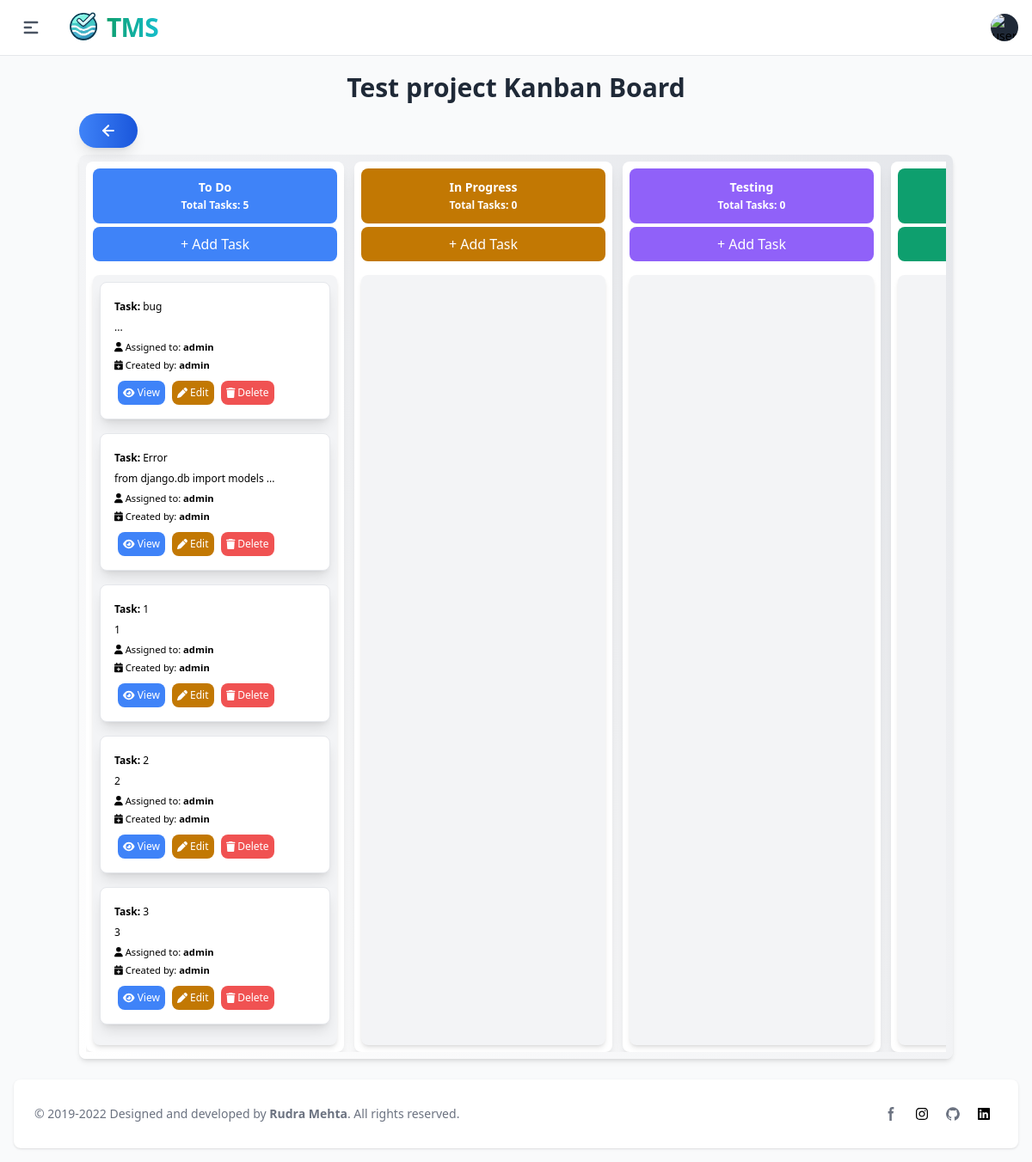
The app's page /kanban-board/7/ (signed in), older data.
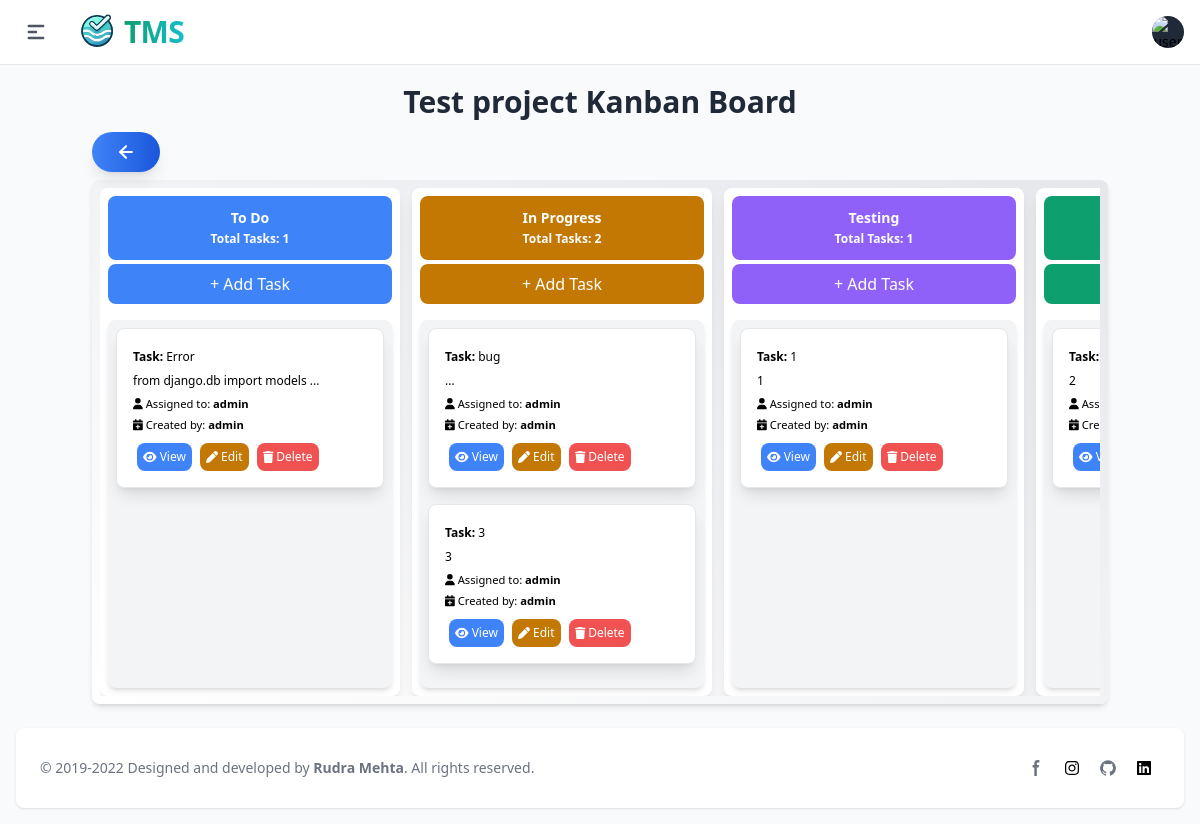
The same page, newer data.
### apps/project_mgmt/models/kanban.py (models this page shows, shortened)
class Column(BaseModel, models.Model):
    board = models.ForeignKey(Board, related_name='columns', on_delete=models.CASCADE)
    name = models.CharField(max_length=255)
    order = models.PositiveIntegerField()
    color = models.CharField(choices=ColorChoices.choices, max_length=200, null=True, blank=True)

class Task(BaseModel, models.Model):
    column = models.ForeignKey(Column, related_name='tasks', on_delete=models.CASCADE)
    title = models.CharField(max_length=255)
    description = HTMLField(blank=True, null=True)
    order = models.PositiveIntegerField()
    user = models.ForeignKey(UserModel, on_delete=models.CASCADE)

### apps/auth/models.py (models this page shows, shortened)
class UserModel(AbstractBaseUser, PermissionsMixin, CreatedUpdatedAt):
    id = models.UUIDField(primary_key=True, default=uuid.uuid4, editable=False, unique=True)
    is_active = models.BooleanField(default=False)
    is_staff = models.BooleanField(default=False)
    user_image = models.ImageField(upload_to='user_image',null=True, blank=True)
    username = models.CharField(max_length=50, unique=True)
    is_deleted = models.BooleanField(default=False)
    email = models.EmailField(unique=True, max_length=50)
    groups = models.ManyToManyField(Group, related_name='user_model_groups', blank=True)
    user_permissions = models.ManyToManyField(Permission, related_name='user_model_permissions', blank=True)
    USERNAME_FIELD = "email"
    REQUIRED_FIELDS = ['username']
    objects = UserManager()

### apps/project_mgmt/views.py (the view)
# urls.py: path('kanban-board/<int:board_id>/', KanBanBoardView.as_view(), name='kanban_board'),
class KanBanBoardView(View):
    def get(self, request, board_id):
        board = Board.objects.get(id = board_id)
        tasks_prefetch = Prefetch(
            'tasks',
            queryset=Task.objects.order_by('order')  # Adjust 'order' to the appropriate field for task ordering
        )
        board_columns = Column.objects.filter(board = board).prefetch_related(tasks_prefetch).order_by('order')
        users = UserModel.objects.values('id', 'username')
        context = {
            'board':board,
            'board_columns':board_columns,
            'users': users
        }
        return render(request, 'project_mgmt/kanban.html', context)

### utils/models/createupdateuser.py (called while the page is built)
    def __call__(self, request):
        _thread_locals.user = request.user
        response = self.get_response(request)
        return response

### utils/models/manager.py (called while the page is built)
    def get_queryset(self):
        return super(ObjectsManager, self).get_queryset()

### apps/templates/project_mgmt/kanban.html (shortened to what this page needs)
{% extends "base/base.html" %}
{% load static %}
{% block content %}
<div class="container mx-auto px-1 py-1 max-w-screen">
  <h1 class="text-3xl font-bold text-center mb-3 text-gray-800">{{ board.project.name }} Kanban Board</h1>
  {% block backurl %}
  {% include "base/backbutton.html" %}
  {% endblock backurl %}
  <div class="bg-gradient-to-tr from-white to-gray-200 p-2 dark:bg-gray-800 rounded-lg shadow-md overflow-hidden">
    <div class="overflow-x-auto scrollbar-custom">
      <div class="flex space-x-3">
        {% for colums in board_columns %}
          <div class="bg-white rounded-lg shadow-lg p-2 max-w-[300px] w-[500px] flex-shrink-0" data-columsid="{{ colums.id }}">
            <div class="text-sm font-semibold mb-1 text-center bg-{{ colums.color }}-500 text-white p-3 rounded-lg">
              <h2>{{ colums.name }}</h2>
              <span class="text-xs">Total Tasks: {{ colums.tasks.count }}</span>
            </div>
            <button class="bg-{{ colums.color }}-500 bottom-0 text-white p-2 mb-4 rounded-lg w-full draggable" onclick="openAddTaskModal('{{ colums.id }}')">+ Add Task</button>
            <div class="bg-gray-100 p-2 rounded-lg shadow-md min-h-[300px] column-content">
              {% for task in colums.tasks.all %}
                <div data-taskid="{{ task.id }}" class="bg-white p-4 mb-4 rounded-lg shadow-lg draggable border border-gray-200" draggable="true">
                  <div class="flex justify-between items-center mb-1 text-xs">
                    <div class="badge badge-info py-1 rounded-pill">
                      <strong>Task:</strong> {{ task.title }}
                    </div>
                  </div>
                  <div class="mb-1 text-xs">
                    {% if task.description|length > 30 %}
                      <p class="text-muted">{{ task.description|striptags|slice:":30" }}...</p>
                    {% else %}
                      <p class="text-muted">{{ task.description }}</p>
                    {% endif %}
                  </div>
                  <div class="mb-1 text-sm">
                    <div class="d-flex justify-content-between">
                      <div>
                        <small class="text-muted">
                          <i class="fas fa-user"></i> Assigned to: <strong>{{ task.user.username }}</strong>
                        </small>
                      </div>
                      <div>
                        <small class="text-muted">
                          <i class="fas fa-calendar-plus"></i> Created by: <strong>{{ task.created_by.username }}</strong>
                        </small>
                      </div>
                    </div>
                  </div>
                  <div class="flex justify-start mt-2 z-50">
                    <a href="#" onclick="openTaskDetailsModal('{{ task.id }}')" class="btn btn-primary mx-1 p-1.5 text-xs font-medium rounded-lg bg-blue-500 text-white">
                      <i class="fas fa-eye"></i> View
                    </a>
                    <a href="#" class="btn btn-primary mx-1 p-1.5 text-xs font-medium rounded-lg bg-yellow-500 text-white">
                      <i class="fas fa-pen"></i> Edit
                    </a>
                    <form id="deleteForm" method="post" class="">
                      <button type="button" onclick="get_action('{% url "delete_task" task.id %}')" id="deleteButton" data-modal-target="deleteModal" data-modal-toggle="deleteModal" class="btn btn-primary mx-1 p-1.5 text-xs font-medium rounded-lg bg-red-500 text-white">
                          <i class="fas fa-trash"></i> Delete
                      </button>
                  </form>
                  </div>
                </div>
              {% endfor %}
            </div>
          </div>
        {% endfor %}
      </div>
    </div>
  </div>
</div>
{% endblock content %}

Row changes from the older to the newer data that the page shows:
changed Column "To Do": tasks.count "5" → "1"; loses Task (title "bug", user.username "admin", created_by.username "admin"); loses Task (title "1", description "1", user.username "admin", created_by.username "admin"); loses Task (title "2", description "2", user.username "admin", created_by.username "admin"); loses Task (title "3", description "3", user.username "admin", created_by.username "admin")
changed Column "In Progress": tasks.count "0" → "2"; gains Task (title "bug", user.username "admin", created_by.username "admin"); gains Task (title "3", description "3", user.username "admin", created_by.username "admin")
changed Column "Testing": tasks.count "0" → "1"; gains Task (title "1", description "1", user.username "admin", created_by.username "admin")
changed Column (number 4 of 4 on the later page): gains Task (description "2")
